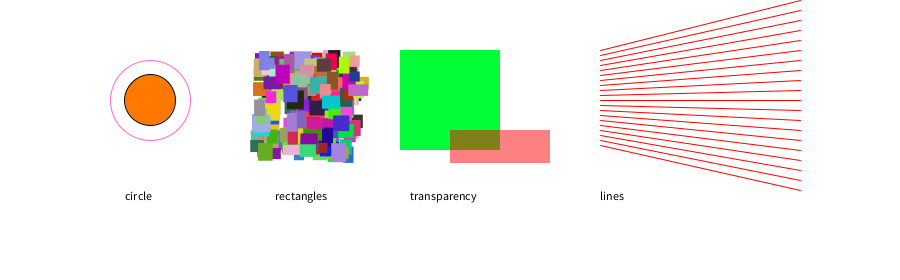
Frame 1 (no input)
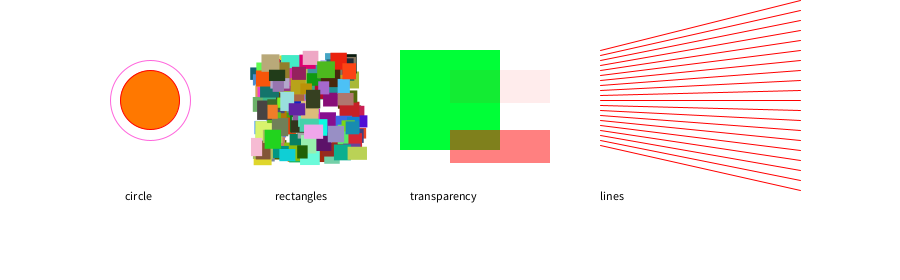
Frame 60 (the mouse pressed at the canvas centre just before this capture)
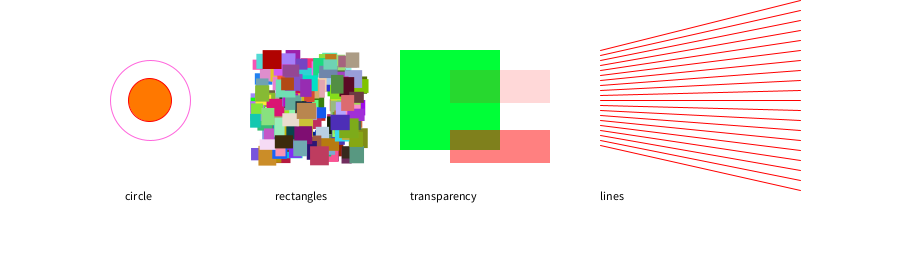
Frame 120 (the mouse held since frame 60 and released just before this capture)

The Processing sketch that drew these frames (run headless with seeded random() and noise(); from frame 60 on, the mouse is pressed at the canvas centre):

// Processing sketch: sketch_3_Basic_Drawing
// ── sketch_3_Basic_Drawing.pde
float counter;
//-------------------------------------
void setup() {
  size(900, 280);
  background(0, 0, 0);
  counter = 0.0;
}

//-------------------------------------
void draw() {
  background(255); // Make sure we clear our background each loop through draw()
  // Try commenting out this line to see what happens otherwise.
  counter = counter + 0.033; // Iterate our counter variable 

  int x = 150;
  int y = 100;

  //--------------------------- circles
  //let's draw a circle:
  float radius = 50 + 10 * sin(counter);
  fill(255, 120, 0);    // draw "filled shapes"
  ellipse(x, y, radius, radius);

  // now just an outline
  noFill();
  stroke(255, 100, 220); // Define the colour of the outline 
  strokeWeight(1); // Set the width of the outline
  
  int w = 80;
  int h = 80;
  ellipse(x, y, w, h);
  noStroke(); // Turn off outlines

  // Write text on our canvas
  fill(0x000000);
  text("circle", 125, 200);

  //--------------------------- rectangles
  for (int i = 0; i < 200; i++) {
    int red = (int)random(0, 255);
    int green = (int)random(0, 255);
    int blue = (int)random(0, 255);

    fill(red, green, blue);
    rect(random(250, 350), random(50, 150), random(10, 20), random(10, 20));
  }
  fill(0x000000);
  text("rectangles", 275, 200);

  //---------------------------  transparency
  fill(0, 255, 55);
  rect(400, 50, 100, 100);
  fill(255, 0, 0, 127);   // red, 50% transparent
  rect(450, 130, 100, 33);
  fill(255, 0, 0, (int)(counter * 10.0f) % 255);   // red, variable transparent
  rect(450, 70, 100, 33);

  fill(0x000000);
  text("transparency", 410, 200);

  //---------------------------  lines
  // a bunch of red lines
  smooth();
  for (int i = 0; i < 20; i++) {
    stroke(255, 0, 0);
    line(600, 50 + (i*5), 800, 0 + (i*10));
  }

  fill(0x000000);
  text("lines", 600, 200);
}
